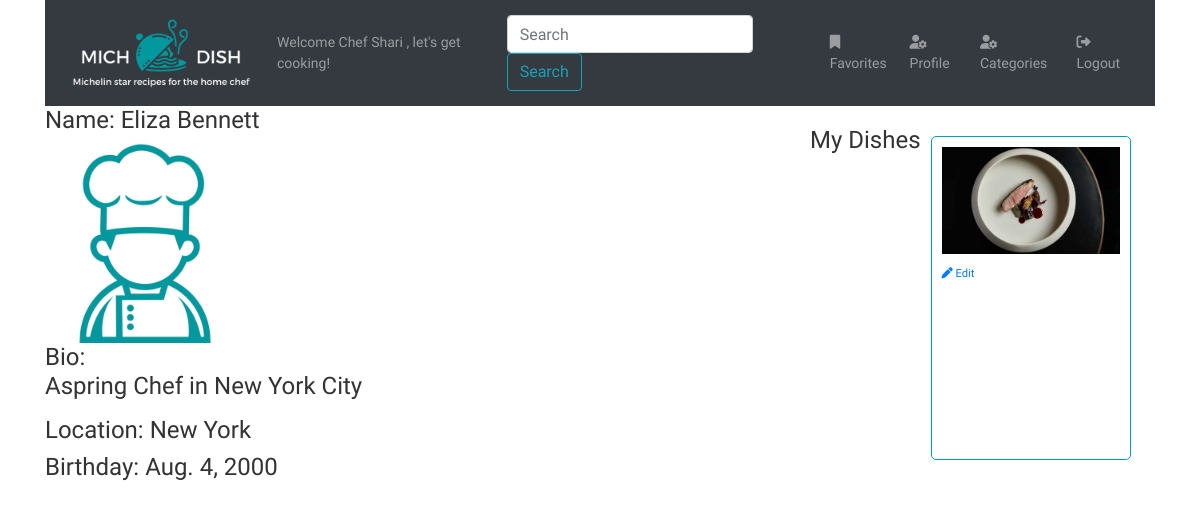
Before: /registration/2 (signed in) with the older database file.
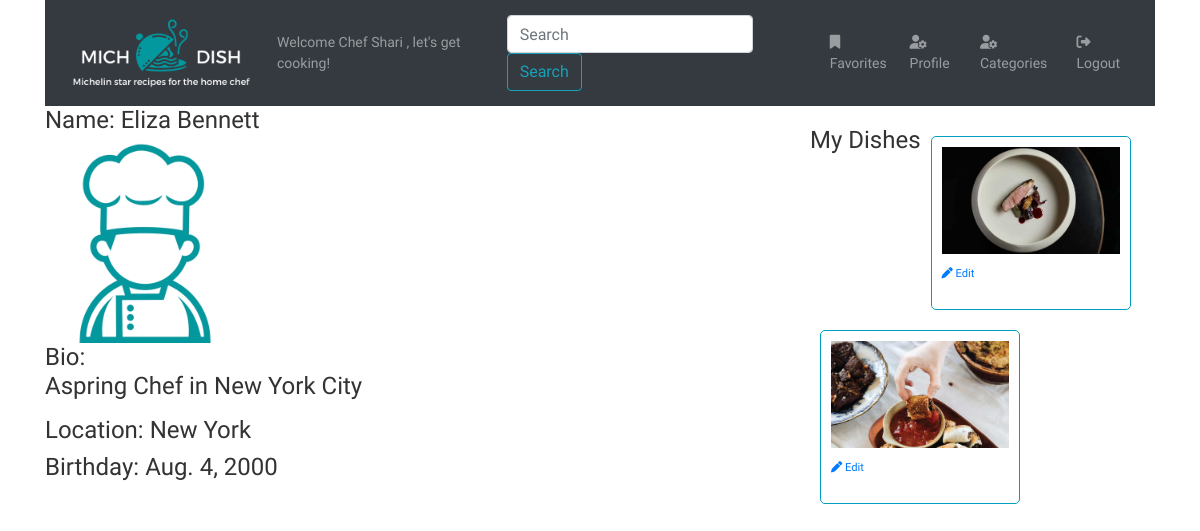
After: the same page with the newer database file.
### dish/models.py (models this page shows, shortened)
class Dish(models.Model):
    title = models.CharField(max_length=255)
    recipe = models.TextField(help_text="Instructions for how to make the dish.")
    description = models.TextField(blank=True, help_text="Describe the dish, its history and why you were inspired to make it.")
    ingredients = models.TextField(help_text="Add each ingredient on a new line.")
    prep_time = models.IntegerField(help_text="Prep time in minutes.")
    cook_time = models.IntegerField(help_text="Cook time in minutes.")
    servings = models.IntegerField()
    profile_pic = models.ImageField(
        upload_to=dish_directory_path,
        default= 'dishes/blank-dish.jpg',
        blank=True,
        null=True,
        )
    categories = models.ManyToManyField(Category, related_name='dishes', help_text="Select all categories that apply.")
    poster = models.ForeignKey(User, related_name='user_dishes', on_delete=models.CASCADE)
    user_likes = models.ManyToManyField(User, related_name='liked_dishes')
    created_at = models.DateField(auto_now_add=True)
    updated_at = models.DateField(auto_now=True)

### accounts/views.py (the view)
# urls.py: path('<int:profiled_user_id>', views.user_profile, name="user_profile"),
def user_profile(request,profiled_user_id):
    profiled_user = User.objects.get(id=profiled_user_id)
    location = profiled_user.profile.location or ''
    context = {
        'user': request.user,
        'profiled_user': profiled_user,
        'location': location,
    }
    return render(request, 'registration/user-profile.html', context)

### accounts/templates/registration/user-profile.html (shortened to what this page needs)
{% extends 'dish/base.html' %}
{% load static %}
{% block css %}
<link rel="stylesheet" href="{% static 'accounts/user-profile.css' %}">
{% endblock css %}
{% block greeting %}
{% if user.is_authenticated %} {{ user.first_name }}{% endif %}
{% endblock greeting %}
{% block favorites %}
{% if user.is_authenticated %}
<a href="{% url 'dish:favorite_dishes' %}" class="nav-link"><i class="fas fa-bookmark"></i>Favorites</a>
{% endif %}
{% endblock favorites %}
{% block profile %}
{% if user.is_authenticated %}
{% if user.id == profiled_user.id %}
{% else %}
<a href="{% url 'accounts:user_profile' profiled_user_id=user.id %}" class="nav-link"><i
        class="fas fa-user-cog"></i>Profile</a>
{% endif %}
{% else %}
<a href="{% url 'accounts:signup' %}" class="nav-link"><i class="fas fa-user-cog"></i>Register</a>
{% endif %}
{% endblock profile %}
{% block login %}
{% if user.is_authenticated %}
<a href="{% url 'logout' %}" class="nav-link"><i class="fas fa-sign-out-alt"></i>Logout</a>
{% else %}
<a href="{% url 'login' %}" class="nav-link"><i class="fas fa-sign-in-alt"></i>Login</a>
{% endif %}
{% endblock login %}
{% block content %}
<div id="main-content">
    <div class="row" id="newPost">
        <div class="col-8">
            <div id="profilePic">
                <h4>Name: {{ profiled_user.first_name }} {{ profiled_user.last_name }}</h4>
                <img src="{{ profiled_user.profile.profile_pic.url }}" alt="User Profile Picture">
            </div>
            <div id="userInfo">
                <h4>Bio: <p>{{ profiled_user.profile.bio }}</p>
                </h4>
                <h4>Location: {{ profiled_user.profile.location }}</h4>
                <h4>Birthday: {{ profiled_user.profile.birthday }}</h4>
            </div>
        </div>
        <div class="dishes col-4">
            <h4>My Dishes</h4>
            {% for dish in user.user_dishes.all %}
            <div class="dish" id="{{ dish.name }}" data-id="{{ dish.id }}">
                <a href="/dish/{{ dish.id }}">
                    <img src="{{ dish.profile_pic.url }}" alt="Picture of category {{ dish.name }}">
                    {% if dish.poster.id == user.id %}
                    <p class="edit-dish" title="Edit" style="color:#009EC3">
                        <a href="{% url 'dish:update_dish' dish_id=dish.id %}">
                            <small><i class="fas fa-pen"></i> Edit</small>
                        </a>
                    </p>
                    {% endif %}
                </a>
            </div>
            {% endfor %}
        </div>
        {% endblock %}

Changed rows visible on the page:
added Dish: profile_pic (picture), shows "Edit"
